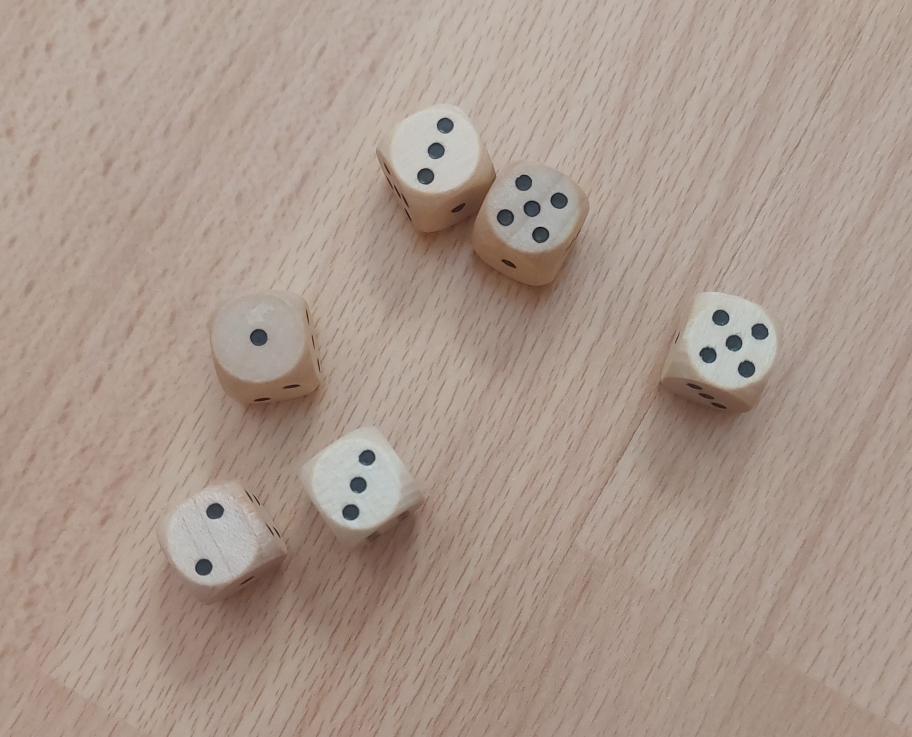
#> input picture project_dice_counter/dataset/test_dataset/d1_1_2_3_3_5_5.jpg, 2735 x 2211 px (shown at 1/3 size)
$ python Blackhat_proximity.py
#> lines starting #> are read from the running program, lines starting #| are printed output that depends on the picture; after the words box and inside, x2 and y2 are one past the last pixel; in counts of white or black regions, pixels touching at a corner belong together
### project_dice_counter/Image_loader.py
import os
import cv2
import numpy as np
import matplotlib
from matplotlib import pyplot as plt
matplotlib.use('TkAgg')

class ImageLoader():
    def __init__(self):
        self.val_dir = "./dataset/validation_dataset/"
        self.val_images = self.list_files(self.val_dir)

        self.test_dir = "./dataset/test_dataset/"
        self.test_images = self.list_files(self.test_dir)

    def list_files(self, directory):
        files = []
        for filename in os.listdir(directory):
            if os.path.isfile(os.path.join(directory, filename)):
                files.append(directory + filename)
        return files

    # [14 lines left out: functions show, show_gray, not called in this run]

    def is_grayscale(self, img):
        return len(img.shape) == 2

    # [9 lines left out: function extract_dice_rolls_from_filename, not called in this run]

### project_dice_counter/Blackhat_proximity.py
import cv2
import numpy as np
import matplotlib
from matplotlib import pyplot as plt

from Image_loader import ImageLoader


#todo treba pridat pocitanie bodiek v skupine

class BlackHat:
    def __init__(self, img_path,blackhat_open_s=(6, 6) ):
        self.image_loader = ImageLoader()
        self.img_path = img_path
        self.blackhat_open_s = blackhat_open_s

    def resize_image(self, image, width=800):
        height, original_width = image.shape[:2]
        aspect_ratio = height / original_width
        new_height = int(width * aspect_ratio)
        resized_image = cv2.resize(image, (width, new_height))
        return resized_image

    def preprocess_image(self):
        """
        Applies blackhat morphological operation to enhance the dots.
        :return: Processed binary image
        """

        img = cv2.imread(self.img_path)
        img = self.resize_image(img,600)
        # [4 lines of commented-out code are left out]
        img = cv2.cvtColor(img, cv2.COLOR_BGR2GRAY)
        img = cv2.GaussianBlur(img, (11,11), 0)


        blackhat_img = cv2.morphologyEx(img, cv2.MORPH_BLACKHAT, cv2.getStructuringElement(cv2.MORPH_ELLIPSE, (25,25)))
        cv2.imshow("BlackHat Image 1", blackhat_img)
        cv2.waitKey()

        se = cv2.getStructuringElement(cv2.MORPH_ELLIPSE, self.blackhat_open_s)
        open_img = cv2.morphologyEx(blackhat_img, cv2.MORPH_OPEN, se)
        cv2.imshow("BlackHat Image", blackhat_img)
        cv2.waitKey()

        # Threshold the blackhat image
        _, binary_img = cv2.threshold(open_img, 50, 100, cv2.THRESH_BINARY)
        cv2.imshow("Thresholded BlackHat Image", binary_img)
        cv2.waitKey()

        return binary_img
    def find_dot_centroids(self):
        """
        Finds centroids of detected dots from the preprocessed image.
        :param processed_image: Binary image after blackhat preprocessing.
        :return: List of centroids (x, y) of the detected dots.
        """
        processed_image = self.preprocess_image()
#> in preprocess_image, img is the input picture: shape (2211, 2735, 3); mean B, G, R 140.9, 152.2, 169.8
#> in resize_image, `resized_image = cv2.resize(image, (width, new_height))`:
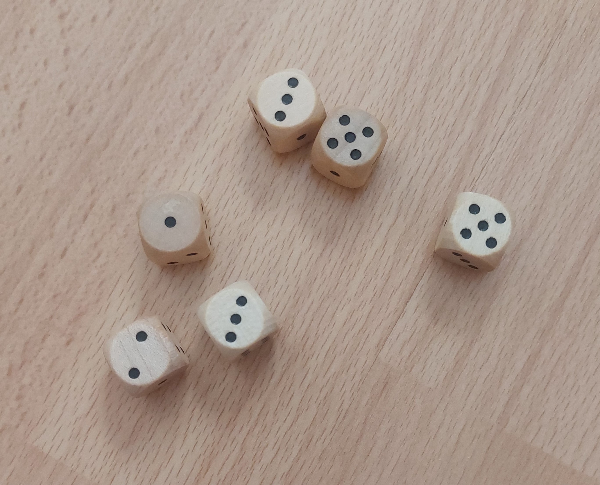
#> resized_image: shape (485, 600, 3); mean B, G, R 140.8, 152.1, 169.6
#> in preprocess_image, `img = cv2.cvtColor(img, cv2.COLOR_BGR2GRAY)`:
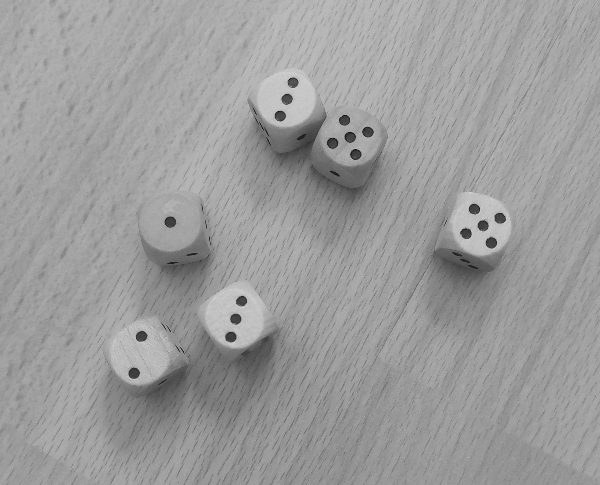
#> img: shape (485, 600); min 0, max 213, mean 156
#> in preprocess_image, `blackhat_img = cv2.morphologyEx(img, cv2.MORPH_BLACKHAT, cv2.getStruct..`:
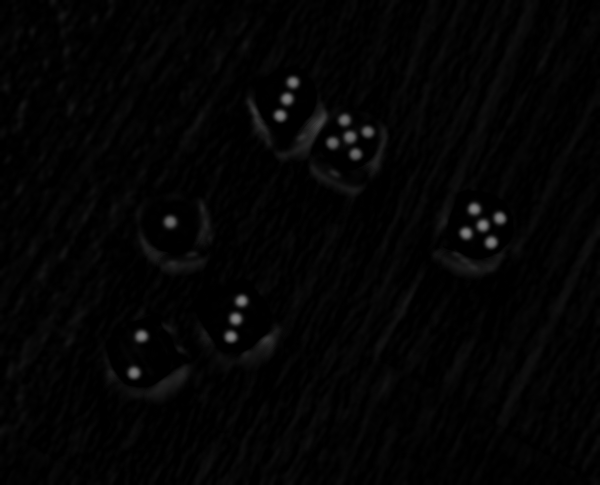
#> blackhat_img: shape (485, 600); min 0, max 127, mean 4.2
#> in preprocess_image, `_, binary_img = cv2.threshold(open_img, 50, 100, cv2.THRESH_BINARY)`:
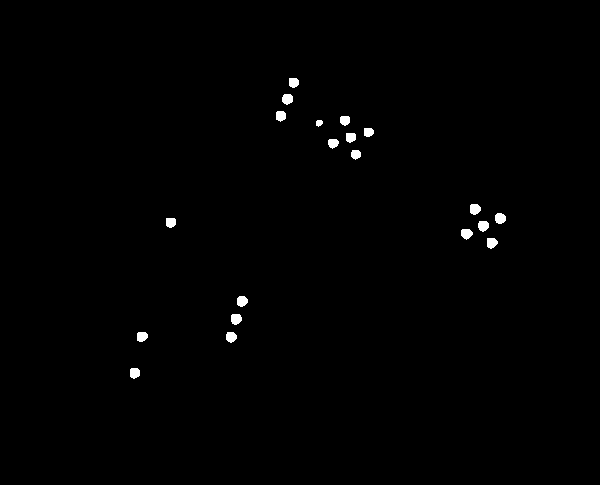
#> binary_img: shape (485, 600); values 0 (black) and 100 (white), 0.61% white; 20 white regions
        contours, _ = cv2.findContours(processed_image, cv2.RETR_EXTERNAL, cv2.CHAIN_APPROX_SIMPLE)
#> contours = 20 contours; largest, box (x1, y1, x2, y2) and area: (231, 314, 242, 325) 84, (495, 213, 506, 224) 83, (470, 204, 481, 215) 83, (461, 229, 473, 240) 82, (282, 94, 293, 105) 82
        centroids = []

        for cnt in contours:
            if 10 < cv2.contourArea(cnt) < 500:  # Filter out noise
                M = cv2.moments(cnt)
                if M["m00"] != 0:
                    cX = int(M["m10"] / M["m00"])
                    cY = int(M["m01"] / M["m00"])
                    centroids.append((cX, cY))
#> this loop made 20 passes
#> (cX, cY) on passes 1 to 12: (134, 372), (230, 336), (141, 336), (235, 318), (241, 300), (491, 242), (466, 233), (482, 225), (170, 222), (499, 217), (474, 208), (355, 153)
#> after the loop, centroids = [(134, 372), (230, 336), (141, 336), (235, 318), (241, 300), (491, 242), (466, 233), (482, 225), (170, 222), (499, 217), (474, 208), (355, 153), (332, 142), (350, 136), (368, 131), (318, 122), (344, 119), (280, 115), (287, 98), (293, 82)]

        # Debug: Show detected centroids
        debug_image = cv2.cvtColor(processed_image, cv2.COLOR_GRAY2BGR)
#> debug_image: shape (485, 600, 3); values 0 (black) and 100 (white), 0.61% white; 20 white regions, largest, box (x1, y1, x2, y2) and area: (231, 314, 242, 325) 100, (470, 204, 481, 215) 99, (495, 213, 506, 224) 99
        for c in centroids:
            cv2.circle(debug_image, c, 5, (0, 0, 255), -1)
#> this loop made 20 passes
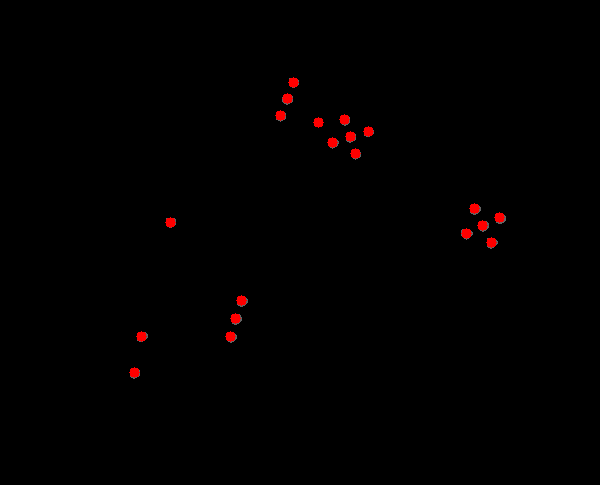
#> debug_image: shape (485, 600, 3); mean B, G, R 0.1, 0.1, 1.5
        cv2.imshow("Detected Centroids", debug_image)
        cv2.waitKey(0)

        return centroids

    def group_dots_by_proximity(self, centroids, distance_threshold=50):
        """
        Groups dots based on their proximity and validates the group size.
        :param centroids: List of centroids (x, y) of detected dots.
        :param distance_threshold: Maximum distance between dots to consider them part of the same group.
        :return: List of valid groups (1 to 6 centroids each).
        """
        groups = []
        used = set()

        for i, (x1, y1) in enumerate(centroids):
            if i in used:
                continue
            group = [(x1, y1)]
            used.add(i)

            for j, (x2, y2) in enumerate(centroids):
                if j not in used:
                    dist = ((x2 - x1) ** 2 + (y2 - y1) ** 2) ** 0.5
                    if dist < distance_threshold:
                        group.append((x2, y2))
                        used.add(j)

            # Validate group size (1 to 6 dots)
            if 1 <= len(group) <= 6:
                groups.append(group)
        img = cv2.imread(self.img_path)
        # Debug: Visualize grouped dots
        debug_image = np.zeros((2000, 2000, 3), dtype=np.uint8)
        colors = [(255, 0, 0), (0, 255, 0), (0, 0, 255), (255, 255, 0)]
        for i, group in enumerate(groups):
            color = colors[i % len(colors)]
            for c in group:
                cv2.circle(debug_image, c, 5, color, -1)
        cv2.imshow("Valid Groups", debug_image)
        cv2.waitKey(0)

        return groups

    def count_dots(self,groups):
        counted_dots = [0,0,0,0,0,0]

        for i in groups:
            counted_dots[len(i)-1] += 1
        return counted_dots

    def test(self):
        centroids = self.find_dot_centroids()
        groups = self.group_dots_by_proximity(centroids)
        counted_dots = self.count_dots(groups)
        return counted_dots

    def estimate_die_orientation(self, groups):
        """
        Estimates the orientation and bounding boxes of dice based on grouped dots.
        :param groups: List of groups, each containing centroids of one die.
        :return: List of bounding boxes (rotated rectangles) for each die.
        """
        bounding_boxes = []

        for group in groups:
            points = np.array(group, dtype=np.int32)
            rect = cv2.minAreaRect(points)
            box = cv2.boxPoints(rect)
            #box = np.int0(box)
            bounding_boxes.append(box)

        # Debug: Visualize bounding boxes
        debug_image = np.zeros((500, 500, 3), dtype=np.uint8)
        for box in bounding_boxes:
            cv2.drawContours(debug_image, [box], 0, (0, 255, 0), 2)
        cv2.imshow("Bounding Boxes", debug_image)
        cv2.waitKey(0)

        return bounding_boxes

img_path = "dataset/test_dataset/d3_1_2_4_6_6_6.jpg"
blackhat_processor = BlackHat(img_path)


img_path = "dataset/test_dataset/d1_1_2_3_3_5_5.jpg"
blackhat_processor = BlackHat(img_path)
#dot_counts = blackhat_processor.find_dice_with_canny()
#for dots in dot_counts:
#    cv2.imshow("dots",dots)
centroids = blackhat_processor.find_dot_centroids()
groups = blackhat_processor.group_dots_by_proximity(centroids)
#> the loop in group_dots_by_proximity, `for i, (x1, y1) in enumerate(centroids):` made 20 passes
#> after the loop in group_dots_by_proximity, `for i, (x1, y1) in enumerate(centroids):`: groups = [[(134, 372), (141, 336)], [(230, 336), (235, 318), (241, 300)], [(491, 242), (466, 233), (482, 225), (499, 217), (474, 208)], [(170, 222)], [(355, 153), (332, 142), (350, 136), (368, 131), (318, 122), (344, 119)], [(280, 115), (287, 98), (293, 82)]]; used = 20 items
#> the loop in group_dots_by_proximity, `for i, group in enumerate(groups):` made 6 passes
#> (group, color) on passes 1, 2, 3, 4, 6: ([(134, 372), (141, 336)], (255, 0, 0)), ([(230, 336), (235, 318), (241, 300)], (0, 255, 0)), ([(491, 242), (466, 233), (482, 225), (499, 217), (474, 208)], (0, 0, 255)), ([(170, 222)], (255, 255, 0)), ([(280, 115), (287, 98), (293, 82)], (0, 255, 0))
#> color on pass 5: (255, 0, 0)
#> after the loop in group_dots_by_proximity, `for i, group in enumerate(groups):`:
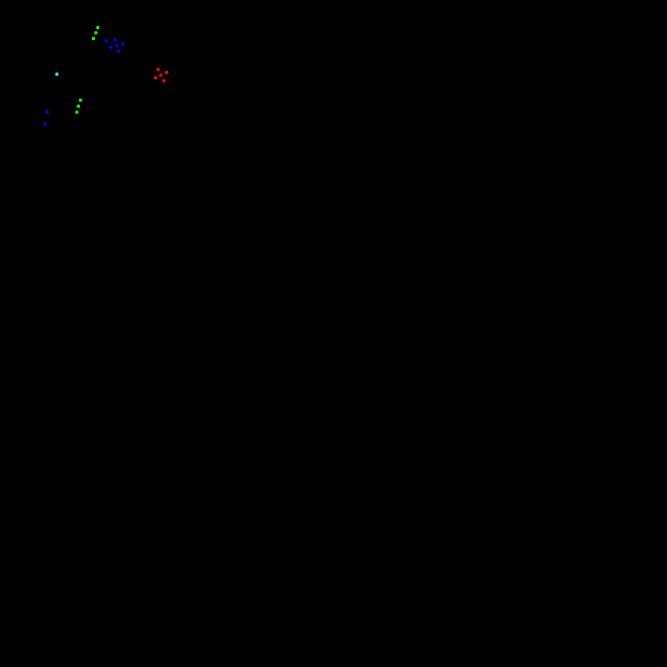
#> debug_image: shape (2000, 2000, 3) (shown at 1/3 size); mean of channels 0, 1, 2 0, 0, 0; drawn as B, G, R
counted_dots = blackhat_processor.count_dots(groups)
#> the loop in count_dots, `for i in groups:` made 6 passes
#> i on passes 1, 2, 3, 4, 6: [(134, 372), (141, 336)], [(230, 336), (235, 318), (241, 300)], [(491, 242), (466, 233), (482, 225), (499, 217), (474, 208)], [(170, 222)], [(280, 115), (287, 98), (293, 82)]
#> after the loop in count_dots, `for i in groups:`: counted_dots = [1, 1, 2, 0, 1, 1]
#> counted_dots = [1, 1, 2, 0, 1, 1]
#print(counted_dots)


#print(f"Dot counts for each die: {dot_counts}")
